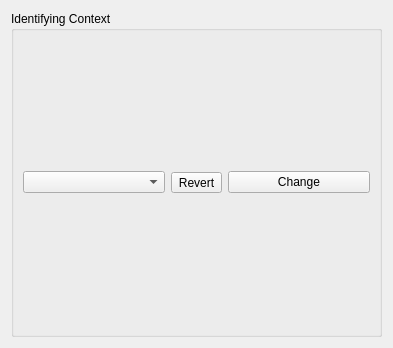
<?xml version="1.0" encoding="UTF-8"?>
<ui version="4.0">
 <class>Form</class>
 <widget class="QWidget" name="Form">
  <property name="geometry">
   <rect>
    <x>0</x>
    <y>0</y>
    <width>393</width>
    <height>348</height>
   </rect>
  </property>
  <property name="windowTitle">
   <string>Form</string>
  </property>
  <layout class="QVBoxLayout" name="verticalLayout">
   <item>
    <widget class="QGroupBox" name="groupBox">
     <property name="title">
      <string>Identifying Context</string>
     </property>
     <layout class="QHBoxLayout" name="horizontalLayout">
      <item>
       <widget class="QComboBox" name="cmbIdentifyingContext"/>
      </item>
      <item>
       <widget class="QToolButton" name="btnRevert">
        <property name="text">
         <string>Revert</string>
        </property>
       </widget>
      </item>
      <item>
       <widget class="QPushButton" name="btnConfirm">
        <property name="text">
         <string>Change</string>
        </property>
       </widget>
      </item>
     </layout>
    </widget>
   </item>
  </layout>
 </widget>
 <resources/>
 <connections/>
</ui>
